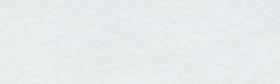
#> input picture assets/plates/dossier-stock-source.png, 140 x 42 px (shown 2 times larger)
$ python mobile-qa-2026-stock-texture.py
#> lines starting #> are read from the running program, lines starting #| are printed output that depends on the picture
from pathlib import Path
from PIL import Image, ImageOps
import hashlib, json

root = Path(__file__).resolve().parents[1]
source = root / 'assets/plates/dossier-stock-source.png'
patch = Image.open(source).convert('RGB')
assert patch.size == (140, 42), patch.size
cell = Image.new('RGB', (280, 84))
#> cell: PIL image 280x84 RGB; every value is 0
cell.paste(patch, (0, 0))
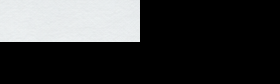
#> cell: PIL image 280x84 RGB; mean R, G, B 58, 58.9, 59.2
cell.paste(ImageOps.mirror(patch), (140, 0))
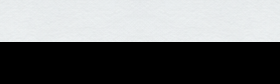
#> cell: PIL image 280x84 RGB; mean R, G, B 116, 117.8, 118.4
cell.paste(ImageOps.flip(patch), (0, 42))
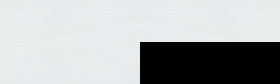
#> cell: PIL image 280x84 RGB; mean R, G, B 174, 176.7, 177.6
cell.paste(ImageOps.flip(ImageOps.mirror(patch)), (140, 42))
tile = Image.new('RGB', (840, 840))
#> tile: PIL image 840x840 RGB; every value is 0
for y in range(0, 840, 84):
    for x in range(0, 840, 280):
        tile.paste(cell, (x, y))
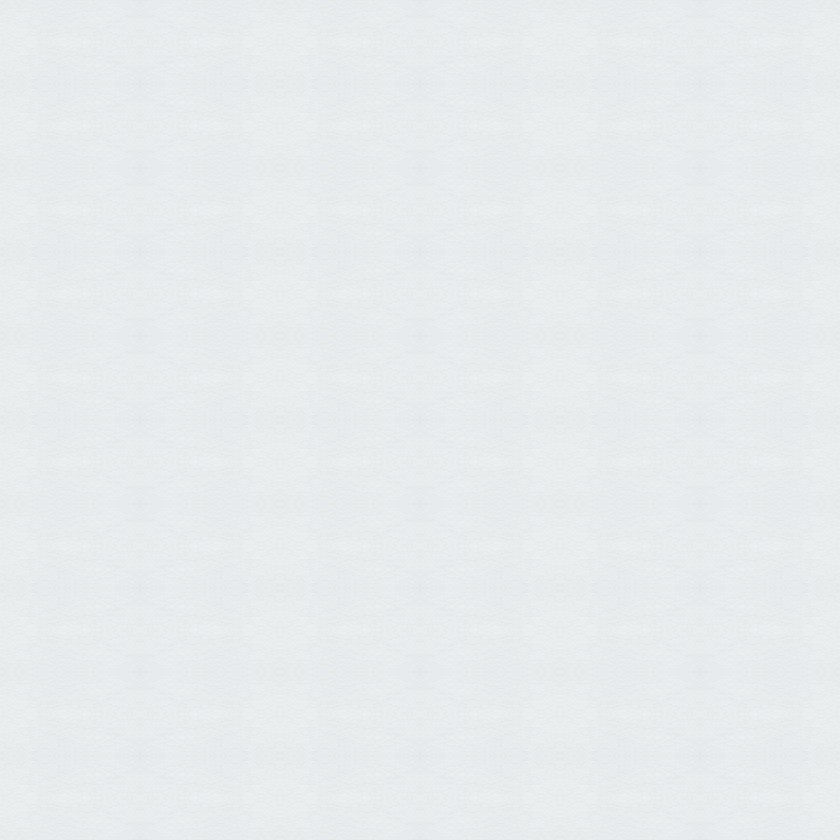
#> tile: PIL image 840x840 RGB; mean R, G, B 232.1, 235.5, 236.8
png = root / 'assets/plates/dossier-stock.png'
webp = root / 'public/materials/dossier-stock.webp'
png.parent.mkdir(parents=True, exist_ok=True)
webp.parent.mkdir(parents=True, exist_ok=True)
tile.save(png, optimize=True)
tile.save(webp, lossless=True, method=6, exact=True)
assert Image.open(webp).convert('RGB').tobytes() == tile.tobytes()
assert tile.crop((0, 0, 1, 840)).tobytes() == tile.crop((839, 0, 840, 840)).tobytes()
assert tile.crop((0, 0, 840, 1)).tobytes() == tile.crop((0, 839, 840, 840)).tobytes()
provenance = {
    'kind': 'approved comp clean-patch texture extraction',
    'origin': 'docs/reference/mobile-dossier.png',
    'source_patch': 'assets/plates/dossier-stock-source.png',
    'source_patch_sha256': hashlib.sha256(source.read_bytes()).hexdigest(),
    'source_patch_size': [140, 42],
    'approval': 'Concept B Tabbed dossier; actual serve-question decision receipt recorded in approved comp sidecar',
    'transformation': 'Mechanical horizontal and vertical mirror tiling of the existing clean, no-ink paper patch. A 280x84 mirrored cell is repeated 3x10 to produce 840x840. No resampling, color correction, added grain, or generated detail.',
    'generated_detail': False,
    'output_size': [840, 840],
    'color_mode': 'RGB',
    'checks': {'webp_pixel_identical_to_png': True, 'opposite_edges_pixel_identical': True},
    'portrait': 'Existing real portrait was visually inspected against src/assets/profile.jpg; it was not edited.',
}
for output in [png, webp]:
    sidecar = {**provenance, 'output': output.relative_to(root).as_posix(), 'format': output.suffix[1:], 'lossless': True}
    Path(str(output) + '.json').write_text(json.dumps(sidecar, indent=2) + '\n', encoding='utf-8')
print(json.dumps({'outputs': [{'path': str(p), 'bytes': p.stat().st_size, 'size': [840, 840]} for p in [png, webp]]}, indent=2))
#> (printed output is left out)
